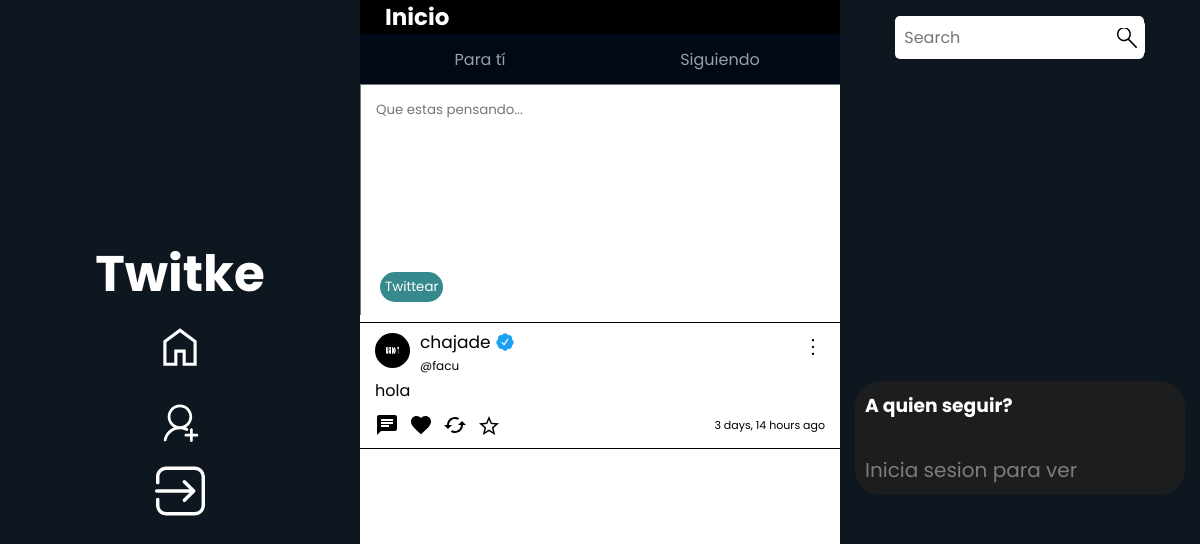
The app's page /, older data.
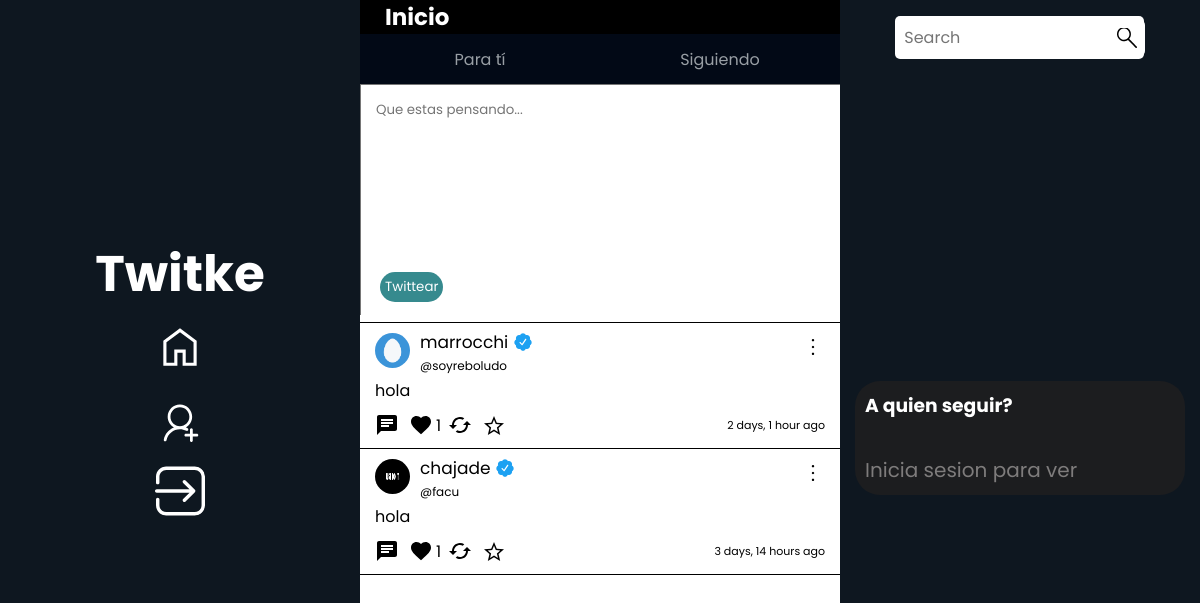
The same page, newer data.
### tweet_profiles/models.py (models this page shows)
class Tweet_profile(models.Model):
    tweet = models.ForeignKey(Tweet, null=True, on_delete=models.CASCADE)
    profile = models.ForeignKey(Profiles, null=True, on_delete=models.CASCADE)
    retwitted_by = models.ManyToManyField(Profiles, related_name="retweet_users")
    likes_users = models.ManyToManyField(Profiles, related_name="likes_tweets")

### profiles/models.py (models this page shows, shortened)
class Profiles(models.Model):
    user = models.ForeignKey(User, null=True, on_delete=models.CASCADE )
    username = models.CharField(max_length=30, null=True, default="")
    keeps = models.ManyToManyField(Tweet, related_name='kept_by_profiles', blank=True)
    retweets = models.ManyToManyField(Tweet, related_name='retweets_by_profiles', blank=True)
    biography = models.TextField(max_length=250,  null=True, default="", blank=True)
    profileImage = models.ImageField(null=True, blank=True, upload_to='profileImages')
    profileBanner = models.ImageField(null=True, blank=True, upload_to='profileBanners')
    followers = models.IntegerField(default=0)
    followers_users = models.ManyToManyField('self', symmetrical=False, related_name="followage", blank=True)
    followed_users = models.ManyToManyField('self', symmetrical=False, related_name='following', blank=True)
    like_tweets = models.ManyToManyField(Tweet, related_name='liked', blank=True)
    birthday = models.DateField(null=True)
    webSite = models.CharField(null=True, max_length=100)
    created_at = models.DateTimeField(auto_now_add=True)
    is_verified = models.BooleanField(default=False)

### tweets/models.py (models this page shows)
class Tweet(models.Model):
    user = models.ForeignKey(User, null=True, on_delete=models.CASCADE)
    content = models.TextField(max_length=180)
    created_at = models.DateTimeField(auto_now_add=True)
    likes = models.IntegerField(default=0)
    retweets = models.IntegerField(default=0)
    edited = models.BooleanField(default=False)
    parent_tweet = models.IntegerField(null=True)
    responses = models.IntegerField(null=True, default=0)

### tweets/views.py (the view)
# urls.py: path('', views.globalFeed, name='globalFeed'),
def globalFeed(request):
    current_profile = ""
    search = request.GET.get("searchUser")
    foryou = request.GET.get("foryou")
    print("hola" + str(foryou))
    images = TweetImage.objects.all()
    if search:
        users = Profiles.objects.filter(username__icontains = search).all()
    else:
        users = Profiles.objects.all()
    if request.user.is_authenticated:
        current_profile = Profiles.objects.get(user__username = request.user.username)
        followers = current_profile.followed_users.all()
        tweets = Tweet_profile.objects.filter(Q(profile__in=followers) | Q(profile=current_profile), tweet__parent_tweet=None)
    else:
        tweets = Tweet_profile.objects.all().filter(tweet__parent_tweet = None)
    if str(foryou) == "":
        tweets = Tweet_profile.objects.all().filter(tweet__parent_tweet = None)
    return render(request, 'globalFeed.html',{
            'form': forms.postTweet,
            'tweets': tweets,
            'users': users,
            'images': images
    })

### tweets/context_processors.py (called while the page is built)
def random_users(request):
    random_users = []
    if request.user.is_authenticated:
        if request.user.is_authenticated and not request.user.is_staff:
            current_profile = Profiles.objects.get(user__username = request.user.username)
            random_users = Profiles.objects.exclude(id__in=current_profile.followed_users.values_list('id', flat=True)).exclude(id=request.user.id).order_by('?')[:5]
    return {'random': random_users}

def current_profile(request):
    current_profile = None  # Valor predeterminado
    if request.user.is_authenticated and not request.user.is_staff:
        current_profile = Profiles.objects.get(user__username=request.user.username)
    return {'current_profile': current_profile}

### tweets/templates/globalFeed.html (shortened to what this page needs)
{% extends 'base.html' %}  {% load static %}
    {% block content %}
    <link rel="stylesheet" href="{% static 'globalFeed.css' %}" />
    <link rel="stylesheet" href="{% static 'User.css' %}" />
    <div class="container-1">
        <h1 class="feedTitle">Inicio</h1>
        <div class="options">
            <form action="" class="forYou">
                <button  id="buttonForYou">
                    Para tí
                </button>
            </form>
            <form action="{% url 'globalFeed' %}" class="follows">
                <button id="buttonSiguiendo">
                    Siguiendo
                </button>
            </form>
        </div>
        {% if not buscado %}
        <form action="{% url 'postTweet' %}" method="POST" class="postTweetForm" enctype="multipart/form-data">
            <textarea name="content" placeholder="Que estas pensando..." cols="57" rows="10" required="" id="id_content" spellcheck="false" {% if tweets %} style="border-bottom: none;" {% else %} style="border-bottom: 1px solid black;" {% endif %}></textarea>
            <button id="miBoton" onclick="desactivarBoton()">
                Twittear
            </button>
        </form>
        {% endif %}
    </div>
        <div class="tweets">
            {% for tweet in tweets %}
                {% include 'Tweet.html' %}
            {% endfor %}
        </div>
{% endblock content %}

### tweets/templates/Tweet.html (shortened to what this page needs)
{% load static %}
<a href="{% if tweet.tweet %}{% url 'tweetDetails' tweet.tweet.id %}{% else %}{% url 'tweetDetails' tweet.id %}{% endif %}" class="tweet">
    <div class="div-content" id="{{tweet.id}}">
        <div class="tweetHead">
            <div class="fotoPerfil">
                {% if tweet.profile.profileImage %}
                <img src="{{tweet.profile.profileImage.url}} " alt="" class="fotito profilePhoto">
                {% endif %}
                <form action="{% if tweet.tweet %}{% url 'myProfile' tweet.profile.user.id %}{% else %}{% url 'myProfile' tweet.user.id %}{% endif %}" class="formName">
                    <div class="username">
                        <button class="usernameTweet">{% if tweet.tweet %}{{tweet.tweet.user.username}}{% else %}{{tweet.user.username}}{% endif %}</button>
                        {% if tweet.profile.is_verified %}
                            <img src="{% static 'Twitter-Verified.svg' %}" alt="" style="width: 30px">
                        {% endif %}
                    </div>
                    <p style="font-size: 12px">{% if tweet.tweet %} @{{tweet.profile.username}}{% else %}{{profile.username}}{% endif %}</p>
                </form>
            </div>
            <div class="tweetOptions" style="z-index: 0">
                <button  class="optionButtons" data="true"></button>
            </div>
        </div>
        <span class="tweetMessage">{% if tweet.tweet %}{{tweet.tweet.content}}{% else %}{{tweet.content}}{% endif %}</span>
        <div class="buttons">
            <button class="msgButton" id="{% if tweet.tweet %}{{tweet.tweet.id}}{% else %}{{tweet.id}}{% endif %}">
                    <svg class="msgSvg" xmlns="http://www.w3.org/2000/svg" height="24px" viewBox="0 0 24 24" width="24px" fill="#000000">
                        <path d="M0 0h24v24H0z" fill="none"/>
                        <path d="M20 2H4c-1.1 0-1.99.9-1.99 2L2 22l4-4h14c1.1 0 2-.9 2-2V4c0-1.1-.9-2-2-2zM6 9h12v2H6V9zm8 5H6v-2h8v2zm4-6H6V6h12v2z"/>
                    </svg>
                </button>
                <form action="{% if tweet.tweet %}{% url 'like' tweet.tweet.id %}{% else %}{% url 'like' tweet.id %}{% endif %}" class="likeForm" id="likeForm">
                    <button class="likeBtn" onclick="{% if user.is_authenticated %} like(event, this) {% endif %}" tweet-id="{% if tweet.tweet %}{{tweet.tweet.id}}{% else %}{{tweet.id}}{% endif %}" >
                    </button>
                    {% if tweet.likes_users.all.count != 0 %}
                        <p class="likeCount" id="{{tweet.tweet.id}}">{{tweet.likes_users.all.count}}</p>
                    {% else %}
                        <p class="likeCount" id="{{tweet.tweet.id}}"></p>
                    {% endif %}
                </form>
                <form action="{% if tweet.tweet %}{% url 'retweet' tweet.tweet.id %}{% else %}{% url 'retweet' tweet.id %}{% endif %}">
                    <button>
                        </button>
                </form>
                <form action="{% if tweet.tweet %}{% url 'keepTweets' tweet.tweet.id %}{% else %}{% url 'keepTweets' tweet.id %}{% endif %}" id="keepForm">
                    <button tweet-id="{{tweet.tweet.id}}" onclick="{% if user.is_authenticated %} favs(event, this) {% endif %}" class="keptButton">
                            <svg class="keepSvg saved" xmlns="http://www.w3.org/2000/svg" height="24px" viewBox="0 96 960 960" width="24px"><path {% if tweet.tweet in current_profile.keeps.all or tweet in current_profile.keeps.all %}fill="rgb(211, 165, 15)"{% endif %}d="m323 851 157-94 157 95-42-178 138-120-182-16-71-168-71 167-182 16 138 120-42 178Zm-90 125 65-281L80 506l288-25 112-265 112 265 288 25-218 189 65 281-247-149-247 149Zm247-355Z"/></svg>
                    </button>
                </form>
            <p class="timeAgo">{% if tweet.tweet %}{{tweet.tweet.created_at|timesince}} ago {% else %}{{tweet.created_at|timesince}}{% endif %}</p>
        </div>
    </div>
</a>

Row changes from the older to the newer data that the page shows:
shown differently, row unchanged: Tweet_profile "chajade": likes_users.all.count (not shown) → "1"
added Tweet_profile: profile.profileImage (picture), tweet.user.username "marrocchi", profile.username "soyreboludo", tweet.content "hola", likes_users.all.count "1", tweet.created_at "2 days, 1 hour"
